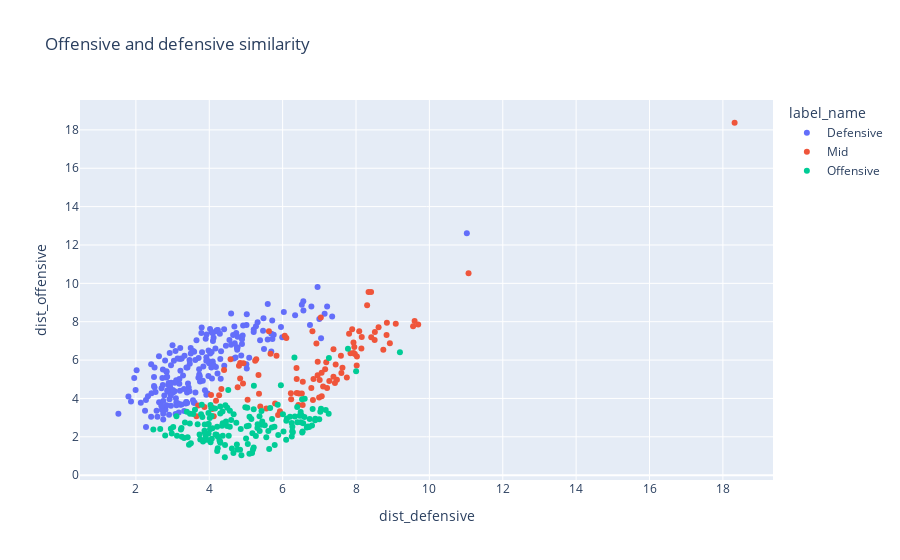

Notebook source saved alongside this figure:
### Markdown cell above
Using distance to each cluster as a proxy for similarity with a position, we can visualize how each player's playing style resembles the one of defenders, midfielders and forwards. We can also understand which players are more different than everyone else by looking at players with larger distances to cluster centroids. For example Lionel Messi is one of the players most separeted from the rest. This means that his stats are far away from the others.

### Code cell
px.scatter(df_output_dists[df_output_dists.position!='Goalkeeper'],
x='dist_defensive',y='dist_offensive',
color='label_name',hover_data=['slug_club','slug_player','mins_played','position','score'],
title='Offensive and defensive similarity')

### Figure 1 — Plotly figure (JSON) as saved in the notebook; plotly's stock layout.template omitted (floating-point values rounded to 4 significant figures; data arrays with more than 128 entries replaced by an {"elided": "..."} marker saying what was removed)
{"data": [{"customdata": {"elided": "205x5 mixed values"}, "hovertemplate": "label_name=Defensive<br>dist_defensive=%{x}<br>dist_offensive=%{y}<br>slug_club=%{customdata[0]}<br>slug_player=%{customdata[1]}<br>mins_played=%{customdata[2]}<br>position=%{customdata[3]}<br>score=%{customdata[4]}<extra></extra>", "legendgroup": "Defensive", "marker": {"color": "#636efa", "symbol": "circle"}, "mode": "markers", "name": "Defensive", "orientation": "v", "showlegend": true, "type": "scatter", "x": {"elided": "205 float values"}, "xaxis": "x", "y": {"elided": "205 float values"}, "yaxis": "y"}, {"customdata": {"elided": "98x5 mixed values"}, "hovertemplate": "label_name=Mid<br>dist_defensive=%{x}<br>dist_offensive=%{y}<br>slug_club=%{customdata[0]}<br>slug_player=%{customdata[1]}<br>mins_played=%{customdata[2]}<br>position=%{customdata[3]}<br>score=%{customdata[4]}<extra></extra>", "legendgroup": "Mid", "marker": {"color": "#EF553B", "symbol": "circle"}, "mode": "markers", "name": "Mid", "orientation": "v", "showlegend": true, "type": "scatter", "x": [4.81, 3.698, 8.832, 4.774, 4.92, 4.841, 8.615, 8.018, 8.514, 8.922, 8.303, 6.954, 7.811, 6.921, 4.085, 4.842, 11.07, 7.75, 8.508, 7.212, 8.841, 6.058, 8.156, 6.384, 6.549, 8.415, 4.581, 7.01, 6.379, 4.184, 5.39, 5.795, 6.956, 5.554, 7.386, 6.43, 18.32, 4.33, 4.049, 7.425, 7.48, 7.934, 5.926, 6.101, 7.851, 7.588, 5.356, 5.281, 9.694, 4.083, 6.233, 7.066, 6.995, 4.269, 6.812, 7.969, 7.159, 6.546, 9.597, 4.122, 8.088, 7.189, 7.932, 7.954, 5.045, 5.626, 8.342, 9.084, 6.826, 7.385, 4.932, 7.445, 5.669, 8.411, 9.556, 3.651, 6.841, 8.146, 6.383, 3.869, 5.833, 5.251, 7.103, 7.602, 7.272, 4.403, 5.876, 7.063, 7.631, 5.342, 6.446, 8.744, 6.522, 6.225, 8.025, 6.782, 7.895, 7.041], "xaxis": "x", "y": [5.7, 3.631, 7.303, 4.581, 4.782, 5.039, 7.713, 5.724, 7.466, 6.879, 8.863, 5.203, 7.37, 6.869, 3.515, 5.844, 10.52, 5.092, 7.041, 4.547, 7.94, 7.272, 7.205, 4.283, 4.866, 7.186, 6.046, 4.958, 5.587, 3.886, 3.586, 3.737, 5.914, 3.478, 6.569, 3.662, 18.37, 4.496, 4.175, 4.8, 4.968, 6.368, 3.327, 7.157, 6.357, 6.232, 4.251, 6.042, 7.853, 3.449, 3.957, 4.119, 4.056, 4.17, 7.503, 6.313, 5.524, 3.66, 8.041, 3.078, 7.507, 5.891, 6.917, 6.681, 3.931, 7.497, 9.555, 7.9, 3.915, 5.131, 5.834, 5.772, 6.33, 9.552, 7.769, 3.068, 5.017, 6.61, 5.016, 3.549, 6.228, 5.963, 4.622, 5.329, 4.912, 5.478, 3.136, 5.337, 5.595, 5.229, 4.262, 6.533, 4.26, 4.273, 6.182, 4.549, 7.607, 8.224], "yaxis": "y"}, {"customdata": {"elided": "159x5 mixed values"}, "hovertemplate": "label_name=Offensive<br>dist_defensive=%{x}<br>dist_offensive=%{y}<br>slug_club=%{customdata[0]}<br>slug_player=%{customdata[1]}<br>mins_played=%{customdata[2]}<br>position=%{customdata[3]}<br>score=%{customdata[4]}<extra></extra>", "legendgroup": "Offensive", "marker": {"color": "#00cc96", "symbol": "circle"}, "mode": "markers", "name": "Offensive", "orientation": "v", "showlegend": true, "type": "scatter", "x": {"elided": "159 float values"}, "xaxis": "x", "y": {"elided": "159 float values"}, "yaxis": "y"}], "layout": {"legend": {"title": {"text": "label_name"}, "tracegroupgap": 0}, "title": {"text": "Offensive and defensive similarity"}, "xaxis": {"anchor": "y", "domain": [0, 1], "title": {"text": "dist_defensive"}}, "yaxis": {"anchor": "x", "domain": [0, 1], "title": {"text": "dist_offensive"}}}}
